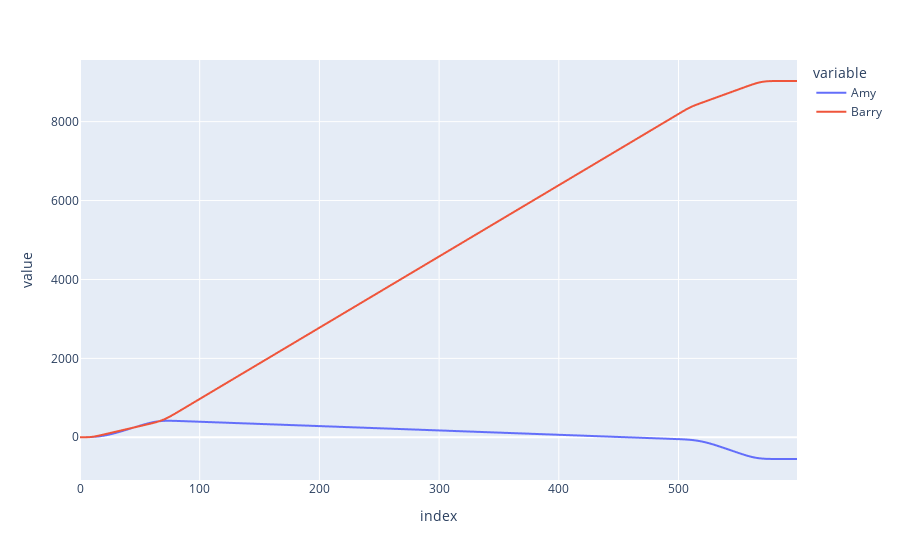

Notebook source saved alongside this figure:
### Code cell
import numpy as np
import pandas as pd
import plotly.express as px
import sympy as sp


class Person:
    def __init__(self, name: str, foresight: int):
        self.name = name
        self.foresight = foresight
        self.decision_list = []

    def append_optimal_choice(
        self, choice_array: np.ndarray, decision_number: int, number_of_decisions: int
    ):
        # Get the row index of the highest sum of values in the choice array up to the person's "foresight" index
        highest_value_index = np.argmax(
            np.sum(choice_array[:, : self.foresight], axis=1)
        )

        # Extract this row from the choice array
        optimal_choice = choice_array[highest_value_index, :]

        # Pad initial and final values with nan
        optimal_choice_padded = np.pad(
            optimal_choice,
            (decision_number, number_of_decisions - decision_number),
            mode="constant",
            constant_values=np.nan,
        )

        # Append to decision list
        self.decision_list.append(optimal_choice_padded)

    def convert_decision_list_to_df(self):
        # Swap rows and columns
        decision_array = np.array(self.decision_list)
        decision_array_inverted = decision_array.T
        decision_df = pd.DataFrame(decision_array_inverted)
        self.decision_df = decision_df
        return decision_df

    def calc_life_score(self):
        # Sum columns
        self.decision_df["decision_sum"] = self.decision_df.sum(axis=1)

        # Calculate life score as the cumulative sum of the decision sums
        self.decision_df["life_score"] = self.decision_df["decision_sum"].cumsum()
        return self.decision_df


class LifeSimulation:
    def __init__(
        self,
        people: list[Person],
        n_choices: int,
    ):
        self.people = people
        self.n_choices = n_choices

    def add_person(self, person: Person):
        self.people.append(person)

    def get_people(self) -> list[Person]:
        return self.people

    def get_person_by_name(self, name: str) -> Person | None:
        for person in self.people:
            if person.name == name:
                return person
        return None

    def get_number_of_people(self) -> int:
        return len(self.people)

    def generate_random_choice_function(self, seed=None):
        x = sp.symbols("x")

        if seed:
            np.random.seed(seed)
        m1 = np.random.uniform(0, 20)
        m2 = np.random.uniform(50, 80)
        s1 = np.random.uniform(1, 10)
        s2 = np.random.uniform(1, 10)
        a1 = np.random.uniform(-1, 1)
        a2 = np.random.uniform(-1, 1)

        y = a1 * sp.exp(-((x - m1) ** 2) / (2 * s1**2)) + a2 * sp.exp(
            -((x - m2) ** 2) / (2 * s2**2)
        )

        return {"m1": m1, "m2": m2, "s1": s1, "s2": s2, "a1": a1, "a2": a2, "expr": y}

    def generate_choice_array(self, n_choices: int):
        x = sp.symbols("x")

        # Generate n random functions (seeds for reproducibility)
        functions = [
            self.generate_random_choice_function(seed=i) for i in range(n_choices)
        ]

        # Create x values (100 points from 0 to 100)
        x_vals = np.linspace(0, 100, 100)

        # Build NumPy array: n rows (functions) × 100 columns (y values)
        choice_array = np.zeros((n_choices, 100))
        for i, func in enumerate(functions):
            y_func = sp.lambdify(x, func["expr"], "numpy")
            choice_array[i, :] = y_func(x_vals)
        return choice_array

    def simlulate_life(self, number_of_decisions: int):
        for person in self.people:
            for decision_number in range(number_of_decisions):
                choice_array = self.generate_choice_array(self.n_choices)
                person.append_optimal_choice(
                    choice_array, decision_number, number_of_decisions
                )
            person.convert_decision_list_to_df()
            person.calc_life_score()


def main():
    # Define people
    people = [
        Person("Amy", 30),
        Person("Barry", 70),
    ]

    # Define simulation configuration
    n_choices = 12
    number_of_decisions = 500

    # Run simulation
    simulation = LifeSimulation(people, n_choices)

    # Check example choice array
    """ choice_array = simulation.generate_choice_array(n_choices=3)
    print(choice_array.shape)

    fig = px.line(choice_array.T)
    fig.show() """

    # Run simulation
    simulation.simlulate_life(number_of_decisions)

    # Combine decision_df["life_score"] into single dataframe
    life_score_df = pd.DataFrame(
        {
            k: v
            for k, v in zip(
                [person.name for person in simulation.people],
                [person.decision_df["life_score"] for person in simulation.people],
            )
        }
    )

    print(life_score_df)

    # Plot life_score lines
    fig = px.line(life_score_df)
    fig.show()


if __name__ == "__main__":
    main()

### Figure 1 — Plotly figure (JSON) as saved in the notebook; plotly's stock layout.template omitted (floating-point values rounded to 4 significant figures; data arrays with more than 128 entries replaced by an {"elided": "..."} marker saying what was removed)
{"data": [{"hovertemplate": "variable=Amy<br>index=%{x}<br>value=%{y}<extra></extra>", "legendgroup": "Amy", "line": {"color": "#636efa", "dash": "solid"}, "marker": {"symbol": "circle"}, "mode": "lines", "name": "Amy", "showlegend": true, "type": "scattergl", "x": {"elided": "600 int values"}, "xaxis": "x", "y": {"elided": "600 float values"}, "yaxis": "y"}, {"hovertemplate": "variable=Barry<br>index=%{x}<br>value=%{y}<extra></extra>", "legendgroup": "Barry", "line": {"color": "#EF553B", "dash": "solid"}, "marker": {"symbol": "circle"}, "mode": "lines", "name": "Barry", "showlegend": true, "type": "scattergl", "x": {"elided": "600 int values"}, "xaxis": "x", "y": {"elided": "600 float values"}, "yaxis": "y"}], "layout": {"legend": {"title": {"text": "variable"}, "tracegroupgap": 0}, "margin": {"t": 60}, "xaxis": {"anchor": "y", "domain": [0, 1], "title": {"text": "index"}}, "yaxis": {"anchor": "x", "domain": [0, 1], "title": {"text": "value"}}}}
